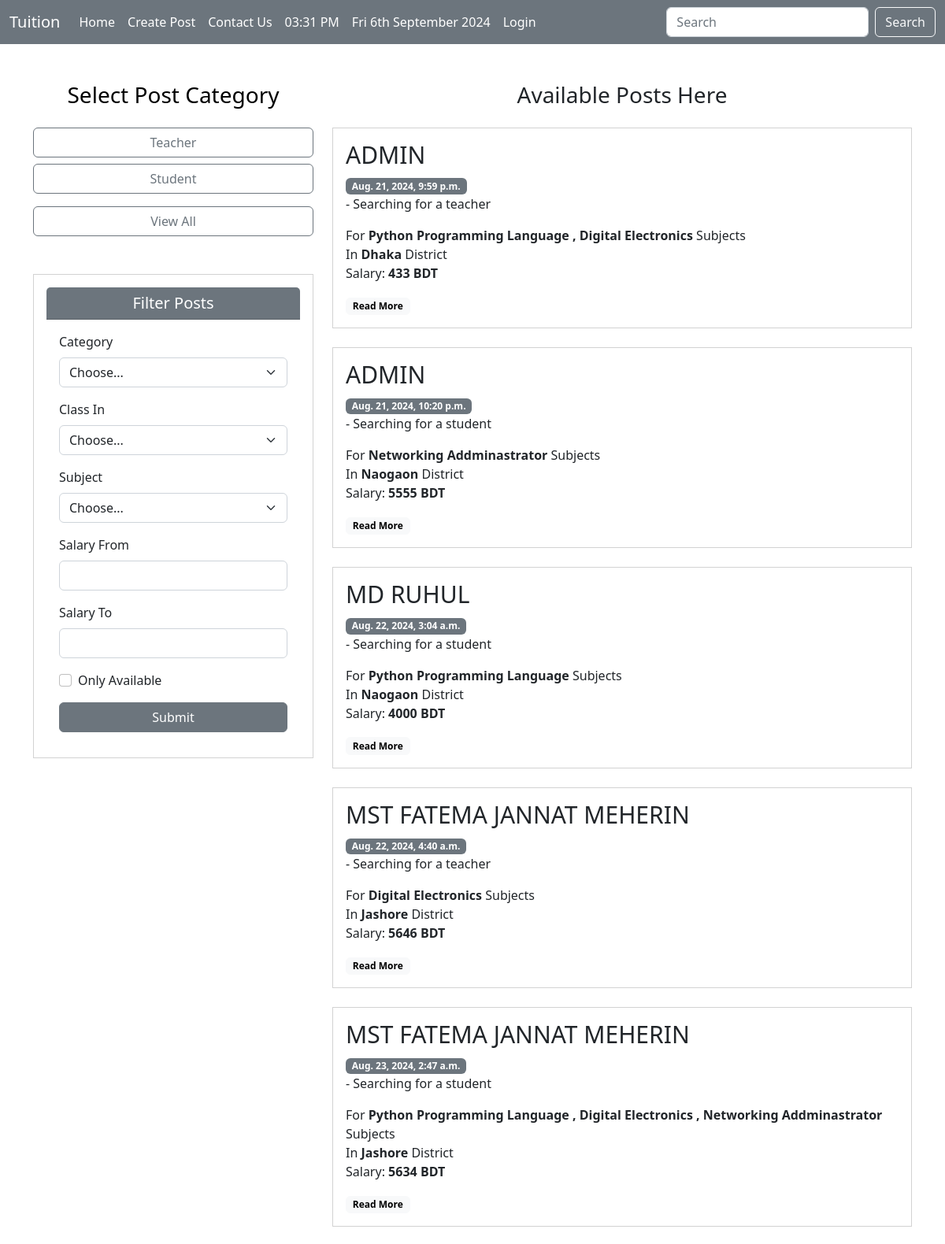
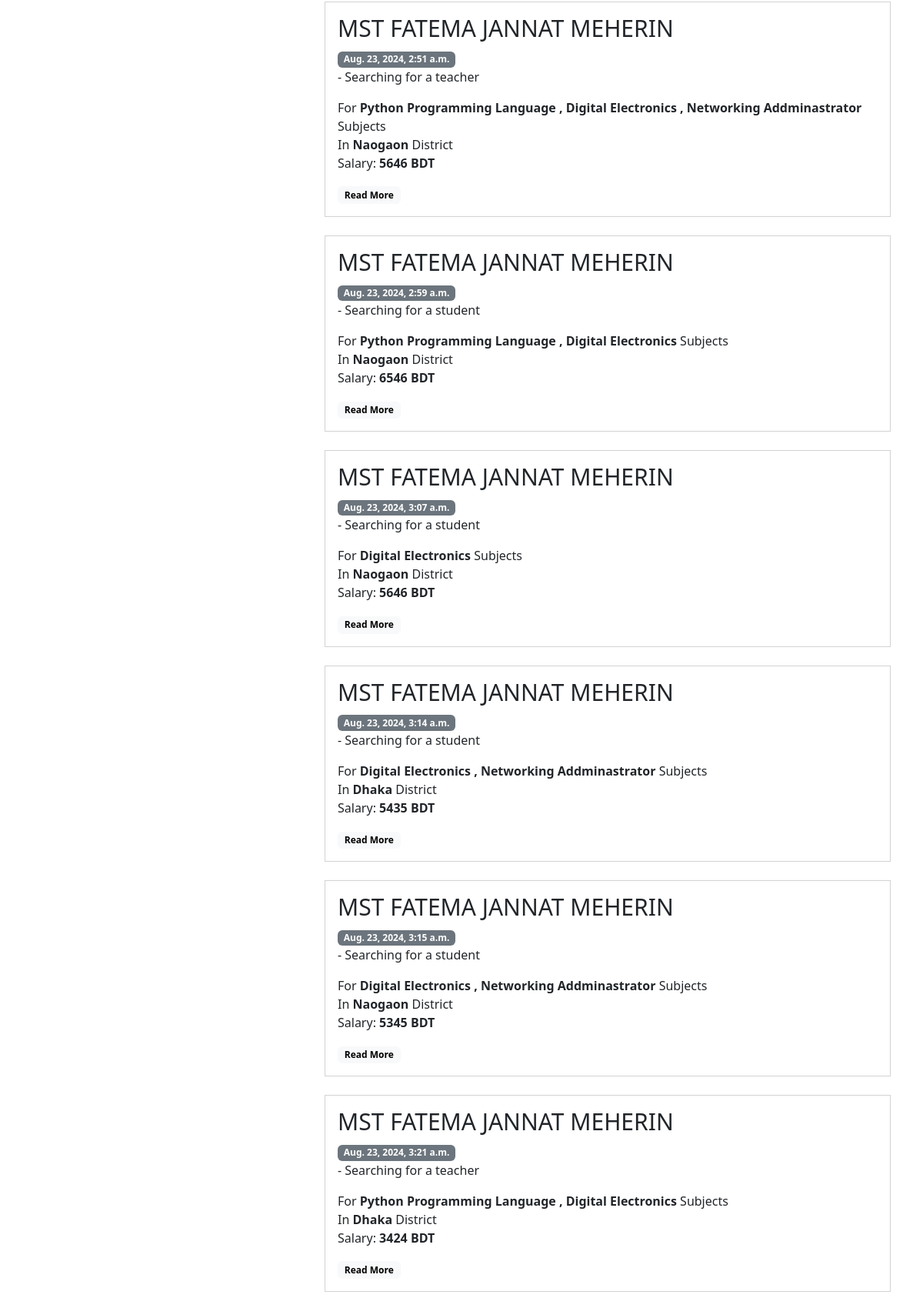
The page / (upper part) on the database its author committed (2 pictures, top to bottom).
### Post/models.py (models this page shows, shortened)
class Category(models.Model):
    name = models.CharField(max_length=50)
    slug = models.SlugField(max_length=50, null=True, blank=True)

class PostModel(models.Model):
    LANGUAGE = (
        ('Bangla', 'Bangla'),
        ('English', 'English'),
        ('Hindi', 'Hindi'),
        ('Arabic', 'Arabic'),
    )
    user = models.ForeignKey(User, on_delete=models.CASCADE, null=True)
    title = models.CharField(max_length=100)
    slug = models.SlugField(max_length=100, blank=True)
    salary = models.IntegerField()
    details = models.TextField()
    district = models.ForeignKey(District, on_delete=models.CASCADE, null=True)
    available = models.BooleanField(default=False)
    category = models.ForeignKey(Category, on_delete=models.CASCADE, related_name='posts', null=True, )
    language = MultiSelectField(choices=LANGUAGE, default=['Bangla'], max_choices=2)
    subject = models.ManyToManyField(Subject, related_name='posts')
    classin = models.ManyToManyField(ClassIn, related_name='posts')
    created_at = models.DateTimeField(default=now)
    likes = models.ManyToManyField(User, related_name='liked_posts', blank=True)
    views = models.ManyToManyField(User, related_name='viewed_posts', blank=True)
    def get_subject_list(self):
        return ' , '.join([s.name for s in self.subject.all()])

class Subject(models.Model):
    name = models.CharField(max_length=50)
    def __str__(self):
        return self.name

class District(models.Model):
    name = models.CharField(max_length=50)
    def __str__(self):
        return self.name

### Post/views.py (the view)
# urls.py: path('', PostListView.as_view(), name='post_list'),
class PostListView(ListView):
    template_name = 'post/list.html'
    queryset = PostModel.objects.all()
    def get_queryset(self):
        queryset = PostModel.objects.all()
        category_id = self.request.GET.get('category')
        if category_id:
            queryset = queryset.filter(category=category_id)
        return queryset
    def get_context_data(self, *args, **kwargs):
        context = super().get_context_data(*args, **kwargs)
        context['posts'] = context.get('object_list')
        context['subjects'] = Subject.objects.all()
        context['classin'] = ClassIn.objects.all()
        context['categories'] = Category.objects.all()
        return context

### Post/models.py (called while the page is built)
    def __str__(self):
        return self.name

### Template/post/list.html (shortened to what this page needs)
{% extends 'basic.html' %}
{% block body %}
<div class="container mt-5 mb-5">
    <div class="row">
        <div class="col-md-4 mb-4 d-none d-md-block">
            <div class="sticky-top">
                <h3 class="text-black mb-4 text-center">Select Post Category</h3>
                <div class="d-flex flex-column">
                    {% for i in categories %}
                    <a class="btn btn-outline-secondary mb-2" href="{% url 'post_list' %}?category={{i.id}}">
                        {{i.name}}
                    </a>
                    {% endfor %}
                    <a class="btn btn-outline-secondary mt-2 w-100" href="{% url 'post_list' %}">View All</a>
                </div>
            </div>
            <div class="filter-card card p-3 mt-5">
                <h5 class="card-header bg-secondary text-white text-center">Filter Posts</h5>
                <div class="card-body">
                    <form action="{% url 'filter' %}" method="POST">
                        <div class="mb-3">
                            <label class="form-label" for="category">Category</label>
                            <select class="form-select" id="category" name="category">
                                <option value="" selected>Choose...</option>
                            </select>
                        </div>
                        <div class="mb-3">
                            <label class="form-label" for="classin">Class In</label>
                            <select class="form-select" id="classin" name="classin">
                                <option value="" selected>Choose...</option>
                            </select>
                        </div>
                        <div class="mb-3">
                            <label class="form-label" for="subject">Subject</label>
                            <select class="form-select" id="subject" name="subject">
                                <option value="" selected>Choose...</option>
                            </select>
                        </div>
                        <div class="mb-3">
                            <label class="form-label" for="salary_from">Salary From</label>
                            <input type="number" class="form-control" name="salary_from" id="salary_from">
                        </div>
                        <div class="mb-3">
                            <label class="form-label" for="salary_to">Salary To</label>
                            <input type="number" class="form-control" name="salary_to" id="salary_to">
                        </div>
                        <div class="mb-3 form-check">
                            <input type="checkbox" class="form-check-input" id="available" name="available">
                            <label class="form-check-label" for="available">Only Available</label>
                        </div>
                        <button type="submit" class="btn btn-secondary w-100">Submit</button>
                    </form>
                </div>
            </div>
        </div>
        <div class="col-md-8 mdruhuldjango">
            {% if posts %}
            <h3 class="text-center mb-4">Available Posts Here</h3>
            {% for i in posts %}
            <div class="card mb-4">
                <div class="card-body">
                    <h5 class="card-title mdruhuldev  uppercase-text" style="font-size: 30px; text-transform: uppercase;">
                            {% if i.user.get_full_name %}
                                {{ i.user.get_full_name|slice:":25" }}
                            {% else %}
                                {{ i.user.username|slice:":25" }}
                            {% endif %}
                    </h5>
                    <p class="card-text" >
                        <span class="badge bg-secondary">{{ i.created_at }}</span><br>
                        {% if i.category.name == "Student" %}
                        - Searching for a teacher
                        {% else %}
                        - Searching for a student
                        {% endif %}
                    </p>
                    <p class="card-text">
                        For <strong>{{ i.get_subject_list }}</strong> Subjects <br>
                        In <strong>{{ i.district }}</strong> District <br>
                        Salary: <strong>{{ i.salary }} BDT</strong> <br>
                    </p>
                    <a class="badge bg-light btn btn-light" style="color:#000000;" href="{% if user.is_authenticated %}{% url 'post_detail' i.id %}{% else %}{% url 'login' %}{% endif %}">Read More</a>
                </div>
            </div>
            {% endfor %}
            {% else %}
            <h3 class="text-center mb-4">No Posts Available Here</h3>
            {% endif %}
        </div>
    </div>
</div>
{% endblock %}

### Template/basic.html (style rules this page uses)
.card { border-radius: 0px; }

### rows shown on the page
Category: name "Teacher"
Category: name "Student"
PostModel: user.username "ADMIN", created_at "Aug. 21, 2024, 9:59 p.m.", shows "- Searching for a teacher", get_subject_list "Python Programming Language , Digital Electronics", district "Dhaka", salary "433"
PostModel: user.username "ADMIN", created_at "Aug. 21, 2024, 10:20 p.m.", shows "- Searching for a student", get_subject_list "Networking Addminastrator", district "Naogaon", salary "5555"
PostModel: user.get_full_name "MD RUHUL", created_at "Aug. 22, 2024, 3:04 a.m.", shows "- Searching for a student", get_subject_list "Python Programming Language", district "Naogaon", salary "4000"
PostModel: user.get_full_name "MST FATEMA JANNAT MEHERIN", created_at "Aug. 22, 2024, 4:40 a.m.", shows "- Searching for a teacher", get_subject_list "Digital Electronics", district "Jashore", salary "5646"
PostModel: user.get_full_name "MST FATEMA JANNAT MEHERIN", created_at "Aug. 23, 2024, 2:47 a.m.", shows "- Searching for a student", get_subject_list "Python Programming Language , Digital Electronics , Networking Addminastrator", district "Jashore", salary "5634"
PostModel: user.get_full_name "MST FATEMA JANNAT MEHERIN", created_at "Aug. 23, 2024, 2:51 a.m.", shows "- Searching for a teacher", get_subject_list "Python Programming Language , Digital Electronics , Networking Addminastrator", district "Naogaon", salary "5646"
PostModel: user.get_full_name "MST FATEMA JANNAT MEHERIN", created_at "Aug. 23, 2024, 2:59 a.m.", shows "- Searching for a student", get_subject_list "Python Programming Language , Digital Electronics", district "Naogaon", salary "6546"
PostModel: user.get_full_name "MST FATEMA JANNAT MEHERIN", created_at "Aug. 23, 2024, 3:07 a.m.", shows "- Searching for a student", get_subject_list "Digital Electronics", district "Naogaon", salary "5646"
PostModel: user.get_full_name "MST FATEMA JANNAT MEHERIN", created_at "Aug. 23, 2024, 3:14 a.m.", shows "- Searching for a student", get_subject_list "Digital Electronics , Networking Addminastrator", district "Dhaka", salary "5435"
PostModel: user.get_full_name "MST FATEMA JANNAT MEHERIN", created_at "Aug. 23, 2024, 3:15 a.m.", shows "- Searching for a student", get_subject_list "Digital Electronics , Networking Addminastrator", district "Naogaon", salary "5345"
PostModel: user.get_full_name "MST FATEMA JANNAT MEHERIN", created_at "Aug. 23, 2024, 3:21 a.m.", shows "- Searching for a teacher", get_subject_list "Python Programming Language , Digital Electronics", district "Dhaka", salary "3424"
